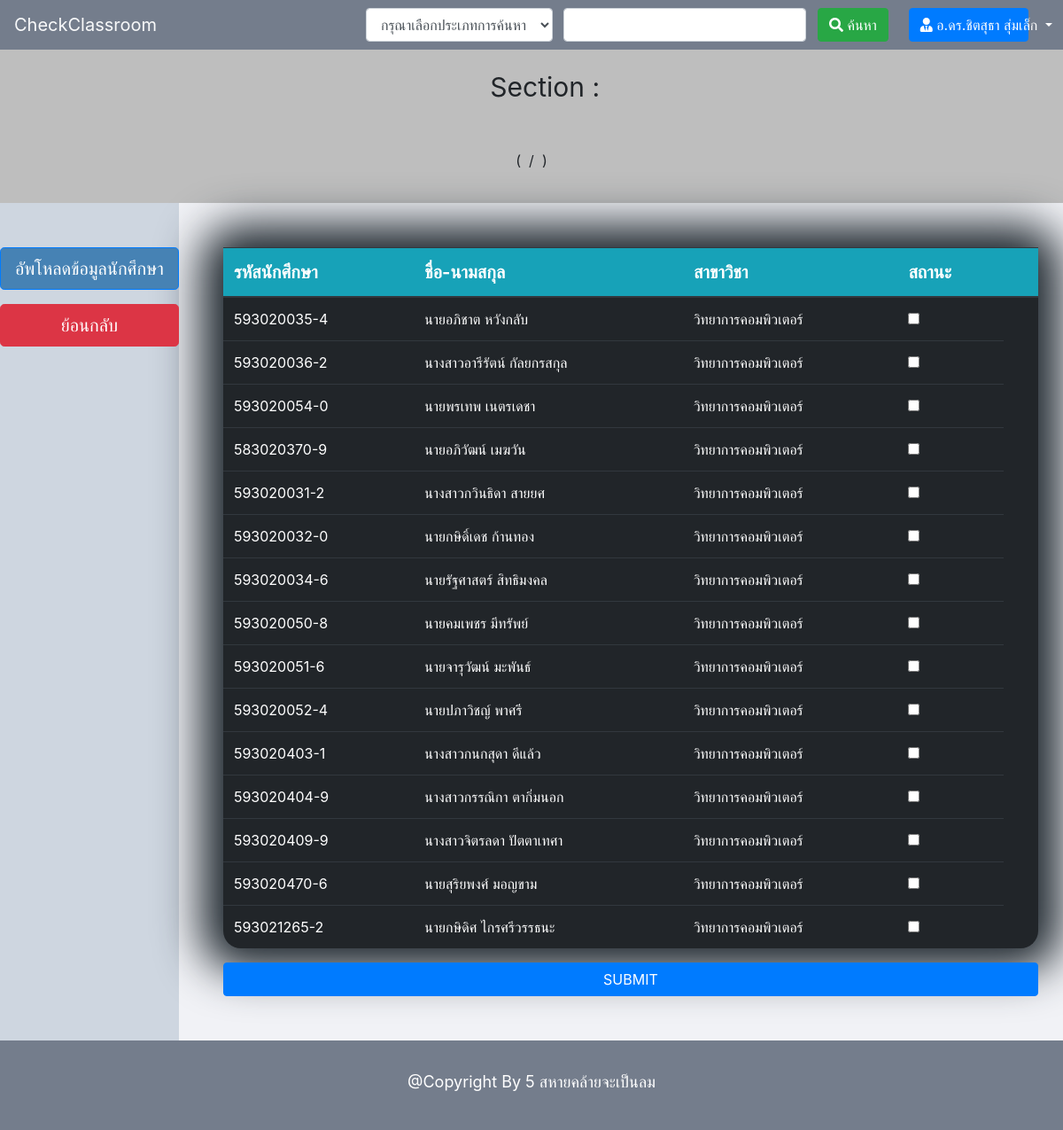
The app's page /admin/add_student_form.php (signed in) with its own data.
### tables this page shows
CREATE TABLE `student` (
  `s_id` varchar(30) NOT NULL,
  `s_password` varchar(30) NOT NULL,
  `s_name` varchar(50) NOT NULL,
  `s_department` varchar(30) NOT NULL,
  `s_profile` varchar(255) NOT NULL,
  `permission` int(1) NOT NULL DEFAULT '3'
);

### admin/add_student_form.php (the view, shortened to what this page needs)
<?php
	include '../connect.php';
	$stmt =$pdo->prepare("SELECT * FROM teacher WHERE l_username = ?");
	$stmt->bindParam(1,$_SESSION["username"]);
	$stmt->execute();
	while ($row=$stmt->fetch()) {
	 	$rowName["l_name"] = $row["l_name"];
	 }
	if (!empty($_SESSION['username']) && $_SESSION['permission'] == 1 || $_SESSION['permission'] == 2) { ?>
<!DOCTYPE html>
<html>
<head>
	<link rel="stylesheet" href="https://maxcdn.bootstrapcdn.com/bootstrap/4.0.0/css/bootstrap.min.css">
	<link rel="stylesheet" href="https://use.fontawesome.com/releases/v5.7.2/css/all.css">
	<link rel="stylesheet" type="text/css" href="../style.css">
</head>
<body>
	<?php if ($_SESSION['permission'] == 1) { ?>
	<nav class="navbar sticky-top navbar-light navbar-expand-lg" style="background-color: #747d8c;">
 		<a class="navbar-brand text-light" href="admin_home.php">CheckClassroom</a>
		  <div class="collapse navbar-collapse" id="navbarSupportedContent" >
		    <div class="form-inline mr-sm-2">
		    	<form action="add_student_form_search.php" method="post" >
		    		<select name="search_type1" id="search_type1" class="form-control mr-sm-2">
		    			<option value=""> กรุณาเลือกประเภทการค้นหา </option>
		    		</select>
		    		<input type="text" name="keyword1" id="keyword1" class="form-control mr-sm-2">
		    		<button class="btn btn-success" id="submit_search" value="submit_search"><i class="fas fa-search"></i> ค้นหา </button>
		    	</form>
		    </div>
		    <div class="form-inline my-2 my-lg-0 mr-sm-2 col-md-2">
		    	<a href="" class="btn btn-primary  dropdown-toggle col-12" data-toggle="dropdown" aria-haspopup="true" aria-expanded="false"> <i class="fas fa-user-tie"></i> <?= $rowName["l_name"] ?> </a>
		    </div>
		  </div>
	</nav>
	<?php } ?>
	<div style="min-height: 850px;background-color: #ecf0f1;">
		<div style="background-color: #BEBEBE; padding-top: 20px; padding-bottom: 20px;">
						<div class="form-group" style="text-align: center;">
							<label style="font-size: 30px;"> <?= $rowCID['c_id'] ?> </label> &nbsp; <label style="font-size: 30px;">  <?= $rowCNAME['c_name'] ?> &nbsp; Section : <?=$rowCSEC['c_sec']?></label>
						</div><br>
						<div class="form-group" style="text-align: center;">
							(&nbsp;<label style="font-size: 30px;"><?=$rowCTERM['c_term']?></label>&nbsp;/&nbsp;<label style="font-size: 30px;"><?=$rowCYEAR['c_year']?></label>&nbsp;)
						</div>
					</div>
		<div style="display: flex;">
					<div style="background-color: #ced6e0; min-height: 700px;width: 300px; padding-top: 50px;padding-bottom: 50px;">
						<div class="form-group mb-3 justify-content-center" style="text-align: center; ">
							<button id="add_student_file_button" data-target="#add_student_file_modal" data-toggle="modal" class="btn btn-primary btn-lg col-12" style="background-color: #4682B4;"> อัพโหลดข้อมูลนักศึกษา </button>
						</div>
						<div class="form-group mb-3 justify-content-center" style="text-align: center;">
							<a href="admin_home.php" class="btn btn-danger btn-lg col-12"> ย้อนกลับ </a>
						</div>
					</div>
					<div style="background-color:#f1f2f6;min-width: 85%;min-height: 500px;padding: 50px;">
						<div class="table-responsive-sm" >
						<table class="table table-dark table-hover" style="border-radius: 20px; box-shadow: 0px 0px 50px 25px #1e272e;">
							<thead class="text-white bg-info" style="font-size: 20px;">
								<tr>
									<th>รหัสนักศึกษา</th>
									<th>ชื่อ-นามสกุล</th>
									<th>สาขาวิชา</th>
									<th>สถานะ</th>
									<th></th>
								</tr>
							</thead>
							<tbody style="font-size: 16px;">
								<form action="add_student.php" method="post" name="add_student_form" onSubmit="JavaScript:return addStudent();">
								<?php
					     		if (!isset($_POST['search_type']) && !isset($_POST['keyword'])) {
					     			$stmt6=$pdo->prepare("SELECT * FROM student");
									$stmt6->execute();
									$i=0; $k=0; while ($row6=$stmt6->fetch()) { ?>
										<tr>
							     			<td><input type="hidden" name="s_id[]" value="<?=$row6['s_id']?>"><?=$row6['s_id']?></td>
							     			<td><input type="hidden" name="s_name[]" value="<?=$row6['s_name']?>"><?=$row6['s_name']?></td>
							     			<td><input type="hidden" name="s_department[]" value="<?=$row6['s_department']?>"><?=$row6['s_department']?></td>
							     			<td>
												  <input type="checkbox" name="Ch_INSERT[]" id="Ch_INSERT<?=$k++?>" value="<?=$i++?>">
											</td>
							     		</tr>
									<?php }
					     		} ?>
							</tbody>
						</table>
						</div>
						<button type="submit" class="btn btn-primary btn-block" id="SAVE" name="add_student_submit[]" value="SAVE"> SUBMIT </button>
					</div>
			</div>
	<footer style="background-color: #747d8c; padding: 24px;">
		<div style="text-align: center;">
			<label style="font-size: 18px; color: white; padding: 9px;">@Copyright By 5 สหายคล้ายจะเป็นลม</label>
		</div>
	</footer>
</body>
</html>
<?php } else {
		setcookie('wrong_login',1,time()+10,'/');
		echo "<script type='text/javascript'> window.location.href = '../index.php';</script>";
	} ?>

### records on screen
student: s_id "593020035-4", s_name "นายอภิชาต หวังกลับ", s_department "วิทยาการคอมพิวเตอร์"
student: s_id "593020036-2", s_name "นางสาวอารีรัตน์ กัลยกรสกุล", s_department "วิทยาการคอมพิวเตอร์"
student: s_id "593020054-0", s_name "นายพรเทพ เนตรเดชา", s_department "วิทยาการคอมพิวเตอร์"
student: s_id "583020370-9", s_name "นายอภิวัฒน์ เมฆวัน", s_department "วิทยาการคอมพิวเตอร์"
student: s_id "593020031-2", s_name "นางสาวกวินธิดา สายยศ", s_department "วิทยาการคอมพิวเตอร์"
student: s_id "593020032-0", s_name "นายกษิดิ์เดช ก้านทอง", s_department "วิทยาการคอมพิวเตอร์"
student: s_id "593020034-6", s_name "นายรัฐศาสตร์ สิทธิมงคล", s_department "วิทยาการคอมพิวเตอร์"
student: s_id "593020050-8", s_name "นายคมเพชร มีทรัพย์", s_department "วิทยาการคอมพิวเตอร์"
student: s_id "593020051-6", s_name "นายจารุวัฒน์ มะพันธ์", s_department "วิทยาการคอมพิวเตอร์"
student: s_id "593020052-4", s_name "นายปภาวิชญ์ พาศรี", s_department "วิทยาการคอมพิวเตอร์"
student: s_id "593020403-1", s_name "นางสาวกนกสุดา ดีแล้ว", s_department "วิทยาการคอมพิวเตอร์"
student: s_id "593020404-9", s_name "นางสาวกรรณิกา ตากิ่มนอก", s_department "วิทยาการคอมพิวเตอร์"
student: s_id "593020409-9", s_name "นางสาวจิตรลดา ปัตตาเทศา", s_department "วิทยาการคอมพิวเตอร์"
student: s_id "593020470-6", s_name "นายสุริยพงศ์ มอญขาม", s_department "วิทยาการคอมพิวเตอร์"
student: s_id "593021265-2", s_name "นายกษิดิศ ไกรศรีวรรธนะ", s_department "วิทยาการคอมพิวเตอร์"

### other values on screen
$rowName["l_name"] "อ.ดร.ชิตสุธา สุ่มเล็ก"
